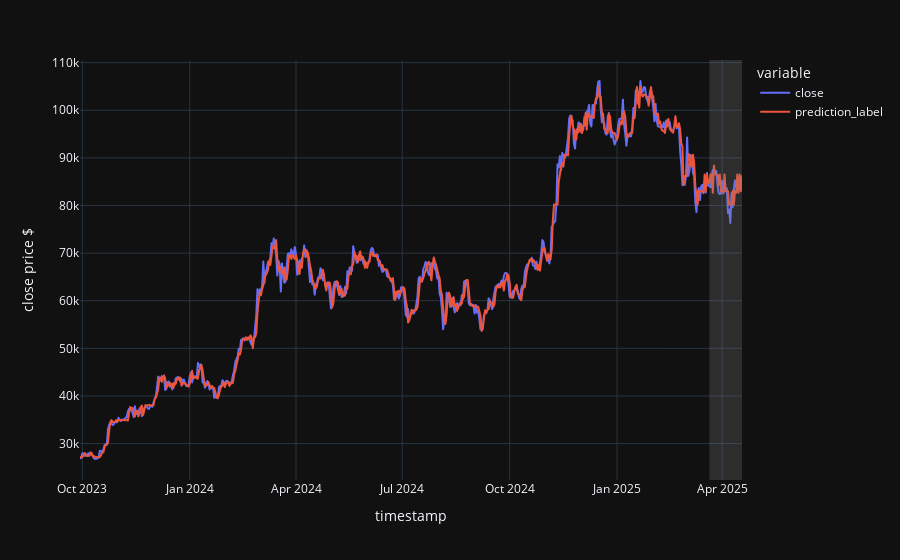

Write notebook code for a chart like this one.
### Code cell
# compare with furture data
y_pred_future = xgb_exp.predict_model(final_xgb, data=btc_test)

train_forecast_df = pd.concat([y_pred_final, y_pred_future])
# Insert the last 30 days of the test set into the close column of train_forecast_df
# train_forecast_df.loc[btc_test.index, 'close'] = btc_test['close']

fig = px.line(train_forecast_df, y=['close', 'prediction_label'], template='plotly_dark', labels={"value" : "close price $"})
fig.add_vrect(x0=btc_test.index[0], x1=btc_test.index[-1], fillcolor="grey", opacity=0.25, line_width=0)


fig.show()

### Figure 1 — Plotly figure (JSON) as saved in the notebook; plotly's stock layout.template omitted (floating-point values rounded to 4 significant figures; data arrays with more than 128 entries replaced by an {"elided": "..."} marker saying what was removed)
{"data": [{"hovertemplate": "variable=close<br>timestamp=%{x}<br>close price $=%{y}<extra></extra>", "legendgroup": "close", "line": {"color": "#636efa", "dash": "solid"}, "marker": {"symbol": "circle"}, "mode": "lines", "name": "close", "showlegend": true, "type": "scattergl", "x": {"elided": "568 str values"}, "xaxis": "x", "y": {"elided": "568 float values"}, "yaxis": "y"}, {"hovertemplate": "variable=prediction_label<br>timestamp=%{x}<br>close price $=%{y}<extra></extra>", "legendgroup": "prediction_label", "line": {"color": "#EF553B", "dash": "solid"}, "marker": {"symbol": "circle"}, "mode": "lines", "name": "prediction_label", "showlegend": true, "type": "scattergl", "x": {"elided": "568 str values"}, "xaxis": "x", "y": {"elided": "568 float values"}, "yaxis": "y"}], "layout": {"legend": {"title": {"text": "variable"}, "tracegroupgap": 0}, "margin": {"t": 60}, "shapes": [{"fillcolor": "grey", "line": {"width": 0}, "opacity": 0.25, "type": "rect", "x0": "2025-03-21T00:00:00", "x1": "2025-04-18T00:00:00", "xref": "x", "y0": 0, "y1": 1, "yref": "y domain"}], "xaxis": {"anchor": "y", "domain": [0, 1], "title": {"text": "timestamp"}}, "yaxis": {"anchor": "x", "domain": [0, 1], "title": {"text": "close price $"}}}}
